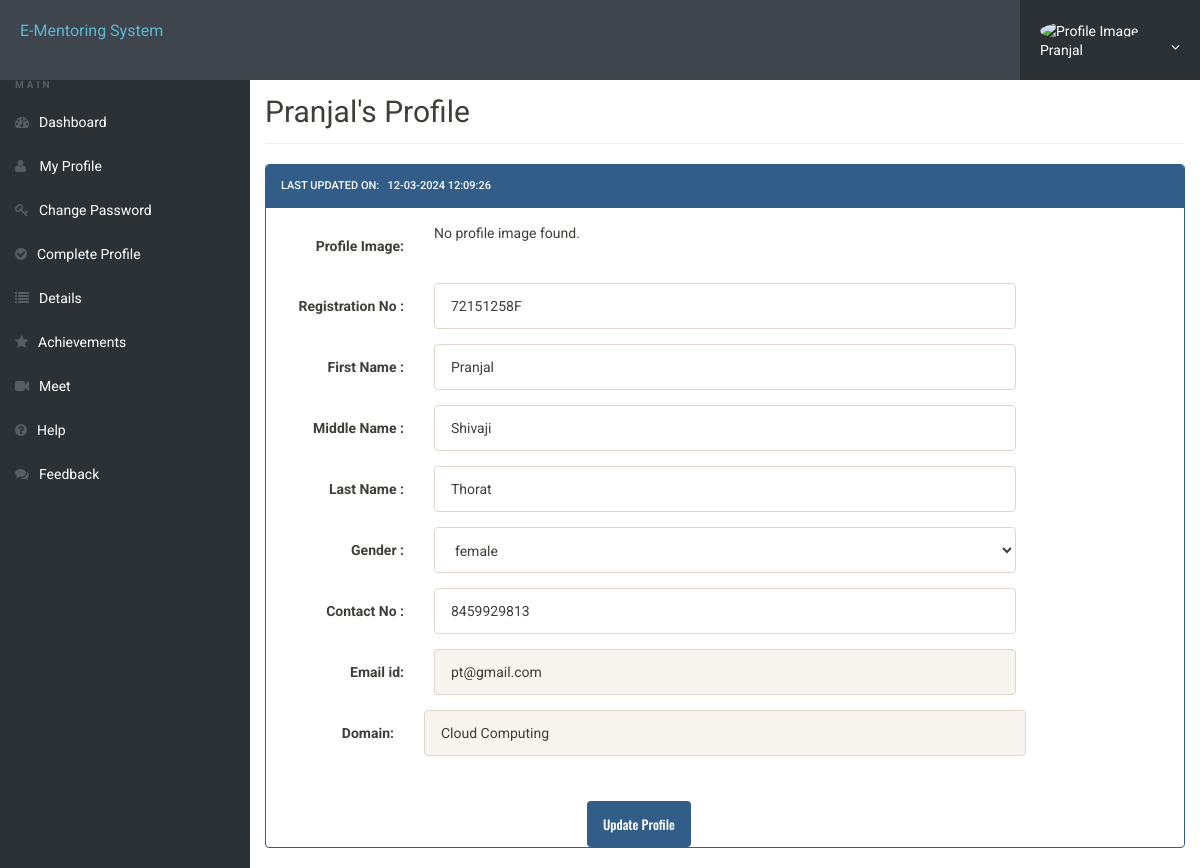
The page /my-profile.php (signed in) on the database its author committed.
### tables this page shows
CREATE TABLE `userregistration` (
  `id` int(11) NOT NULL,
  `profileImage` blob DEFAULT NULL,
  `prnno` varchar(255) NOT NULL,
  `firstName` varchar(255) NOT NULL,
  `middleName` varchar(255) NOT NULL,
  `lastName` varchar(255) NOT NULL,
  `gender` varchar(255) NOT NULL,
  `contactNo` bigint(20) NOT NULL,
  `email` varchar(255) NOT NULL,
  `password` varchar(255) NOT NULL,
  `regDate` timestamp NOT NULL DEFAULT current_timestamp(),
  `updationDate` varchar(45) NOT NULL,
  `passUdateDate` varchar(45) NOT NULL,
  `domain` varchar(255) DEFAULT NULL,
  `mentor_id` int(11) DEFAULT NULL
);

### my-profile.php (the view, shortened to what this page needs)
<!doctype html>
<html lang="en" class="no-js">
<head>
    <link rel="stylesheet" href="css/font-awesome.min.css">
    <link rel="stylesheet" href="css/bootstrap.min.css">
    <link rel="stylesheet" href="css/dataTables.bootstrap.min.css">
    <link rel="stylesheet" href="css/bootstrap-social.css">
    <link rel="stylesheet" href="css/bootstrap-select.css">
    <link rel="stylesheet" href="css/fileinput.min.css">
    <link rel="stylesheet" href="css/awesome-bootstrap-checkbox.css">
    <link rel="stylesheet" href="css/style.css">
</head>
<body>
    <?php include('includes/header.php'); ?>
    <div class="ts-main-content">
        <?php include('includes/sidebar.php'); ?>
        <div class="content-wrapper">
            <div class="container-fluid">
                <?php
                $aid = $_SESSION['id'];
                $ret = "SELECT * FROM userregistration WHERE id=?";
                $stmt = $mysqli->prepare($ret);
                $stmt->bind_param('i', $aid);
                $stmt->execute();
                $res = $stmt->get_result();
                while ($row = $res->fetch_object()) {
                ?>
                    <div class="row">
                        <div class="col-md-12">
                            <h2 class="page-title custom-heading"><?php echo $row->firstName; ?>'s Profile </h2>
                            <div class="row">
                                <div class="col-md-12 ">
                                    <div class="panel panel-primary">
                                        <div class="panel-heading">
                                            Last Updated On: &nbsp; <?php echo $row->updationDate; ?>
                                        </div>
                                        <div class="panel-body">
                                            <form method="post" action="" name="registration" class="form-horizontal" onSubmit="return valid();">
											<div class="form-group">
                                                    <label class="col-sm-2 control-label">Profile Image: </label>
                                                    <div class="col-sm-8">
                                                        <?php if (!empty($row->profileImage)) { ?>
                                                            <img src="<?php echo $row->profileImage; ?>" alt="Profile Image" style="max-width: 200px; max-height: 200px;">
                                                        <?php } else { ?>
                                                            <p>No profile image found.</p>
                                                        <?php } ?>
                                                    </div>
                                                </div>
                                                <div class="form-group">
                                                    <label class="col-sm-2 control-label"> Registration No : </label>
                                                    <div class="col-sm-8">
                                                        <input type="text" name="prnno" id="prnno" class="form-control" required="required" value="<?php echo $row->prnno; ?>">
                                                    </div>
                                                </div>
                                                <div class="form-group">
                                                    <label class="col-sm-2 control-label">First Name : </label>
                                                    <div class="col-sm-8">
                                                        <input type="text" name="fname" id="fname" class="form-control" value="<?php echo $row->firstName; ?>" required="required">
                                                    </div>
                                                </div>
                                                <div class="form-group">
                                                    <label class="col-sm-2 control-label">Middle Name : </label>
                                                    <div class="col-sm-8">
                                                        <input type="text" name="mname" id="mname" class="form-control" value="<?php echo $row->middleName; ?>">
                                                    </div>
                                                </div>
                                                <div class="form-group">
                                                    <label class="col-sm-2 control-label">Last Name : </label>
                                                    <div class="col-sm-8">
                                                        <input type="text" name="lname" id="lname" class="form-control" value="<?php echo $row->lastName; ?>" required="required">
                                                    </div>
                                                </div>
                                                <div class="form-group">
                                                    <label class="col-sm-2 control-label">Gender : </label>
                                                    <div class="col-sm-8">
                                                        <select name="gender" class="form-control" required="required">
                                                            <option value="<?php echo $row->gender; ?>"><?php echo $row->gender; ?></option>
                                                        </select>
                                                    </div>
                                                </div>
                                                <div class="form-group">
                                                    <label class="col-sm-2 control-label">Contact No : </label>
                                                    <div class="col-sm-8">
                                                        <input type="text" name="contact" id="contact" class="form-control" maxlength="10" value="<?php echo $row->contactNo; ?>" required="required">
                                                    </div>
                                                </div>
                                                <div class="form-group">
                                                    <label class="col-sm-2 control-label">Email id: </label>
                                                    <div class="col-sm-8">
                                                        <input type="email" name="email" id="email" class="form-control" value="<?php echo $row->email; ?>" readonly>
                                                    </div>
                                                </div>
                                                <div class="form-group">
    <div class="form-group">
    <label class="col-sm-2 control-label">Domain:</label>
    <div class="col-sm-8">
        <input type="text" name="domain" id="domain" class="form-control" value="<?php echo $row->domain; ?>" readonly>
    </div>
</div>
</div>
    </div>
                                                <div class="col-sm-6 col-sm-offset-4">
                                                    <input type="submit" name="update" Value="Update Profile" class="btn btn-primary">
                                                </div>
                                        </div>
                                    </div>
                                </div>
                            </div>
                        </div>
                    </div>
                <?php } ?>
            </div>
        </div>
</body>
</html>

### includes/header.php (shortened to what this page needs)
<?php
include('includes/config.php');
if(isset($_SESSION['id'])) {
    $mentee_id = $_SESSION['id'];
    $query = "SELECT profileImage, firstName FROM userregistration WHERE id = ?";
    $stmt = $mysqli->prepare($query);
    $stmt->bind_param('i', $mentee_id);
    $stmt->execute();
    $stmt->bind_result($profileImage, $firstName);
} else {
    $profileImage = "img/user.png";
    $firstName = "";
}
?>
<div class="brand clearfix">
    <a href="#" class="logo" style="font-size:16px;">E-Mentoring System</a>
    <?php if(isset($_SESSION['id'])): ?>
        <ul class="ts-profile-nav">
            <li class="ts-account">
                <a href="#">
                    <img src="<?php echo $profileImage; ?>" class="ts-avatar hidden-side" alt="Profile Image">
                    <?php echo $firstName; ?> <i class="fa fa-angle-down hidden-side"></i>
                </a>
            </li>
        </ul>
    <?php endif; ?>
</div>

### css/style.css (style rules this page uses)
html { font-size: 14px; }
@media only screen and (min-width: 480px) { html { font-size: 17px; } }
@media only screen and (min-width: 768px) { html { font-size: 14px; } }
@media only screen and (min-width: 1024px) { p { font-size: 1em; margin-bottom: 1.8em; } }
body { font-size: 1em; }
a { color: #37a6c4; }
.btn { font-family: 'Oswald', sans-serif; }
.panel { overflow: hidden; }
ul, li { margin: 0; padding: 0; list-style: none; }
.btn { text-transform: none; }
.page-title { padding-bottom: 15px; margin-bottom: 20px; border-bottom: 1px solid #f0f0f0; }
.brand { background: #3e454c; position: relative; z-index: 3; position: fixed; width: 100%; top: 0; }
.brand .logo { box-sizing: border-box; padding: 20px; float: left; display: block; width: 200px; }
@media only screen and (min-width: 992px) { .brand .logo { width: 250px; } }
.brand .ts-profile-nav { float: right; display: none; }
.brand .ts-profile-nav li { float: left; position: relative; }
.brand .ts-profile-nav li a { display: block; padding: 20px; color: #fff; }
.brand .ts-profile-nav .ts-account .fa-angle-down { float: right; }
.brand .ts-profile-nav .ts-account > a { width: 180px; background: #2c3136; }
.brand .ts-profile-nav .ts-account .ts-avatar { border-radius: 50%; height: 28px; margin: -10px 0; margin-right: 10px; }
@media only screen and (min-width: 992px) { .brand .ts-profile-nav { display: block; } }
.ts-main-content .content-wrapper { padding-top: 15px; margin-top: 20px; }
@media only screen and (min-width: 992px) { .ts-main-content .content-wrapper { margin-left: 250px; } }

### my-profile.php (style rules this page uses)
.custom-heading { margin-top: 60px; }
.btn { font-size: 13px; }

### rows shown on the page
userregistration: firstName "Pranjal", updationDate "12-03-2024 12:09:26", prnno "72151258F", fname "Pranjal", mname "Shivaji", lname "Thorat", gender "female", contact "8459929813", email "pt@gmail.com", domain "Cloud Computing"
